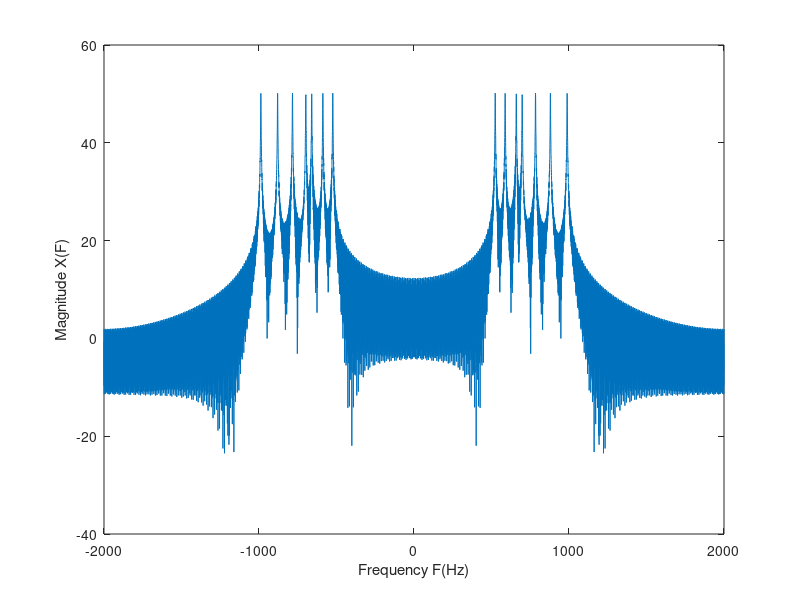
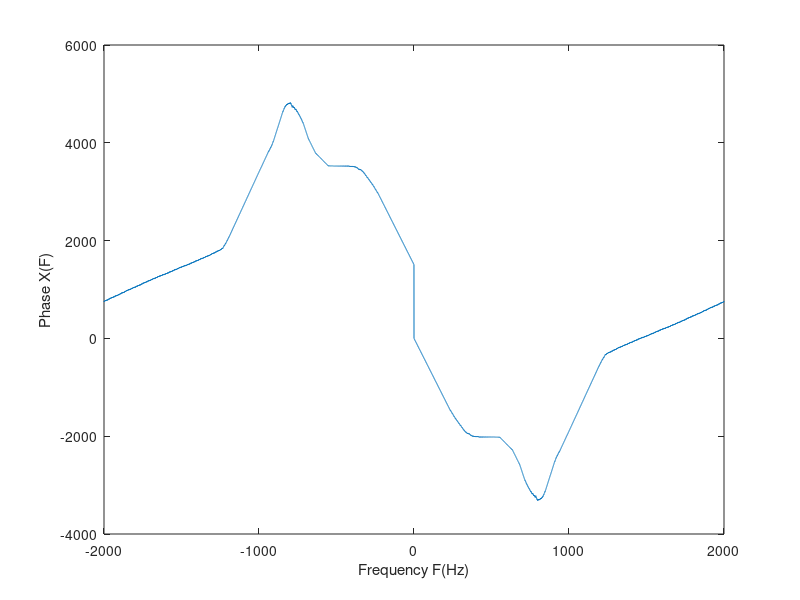

These figures' MATLAB source, in order: (Note: this script raises an error after producing the figures.)
% not our problem just to refer

%% Generate a Sequence of Musical Notes.
% Musical notes corresponding to the second octave starting with the note
% Do or C at 524 Hz, and ending with the note Ti or at 988 Hz are generated
% for one second, weighted with an exponentially decaying signal to model
% the attack and decay of musical instruments and sent to the sound card.

clear all
close all

%% Chose sampling frequency 
fSampling = 4000;

%% Create time Vector
tSampling = 1/fSampling;
t = 0:tSampling:0.5;

%% Set of note frequencies
fNote = [524 588 660 698 784 880 988];

%% Generate notes
Do = sin(2*pi*fNote(1)*t+2*pi*rand);%C
Re = sin(2*pi*fNote(2)*t+2*pi*rand);%D
Mi = sin(2*pi*fNote(3)*t+2*pi*rand);%E 
Fa = sin(2*pi*fNote(4)*t+2*pi*rand);%F
So = sin(2*pi*fNote(5)*t+2*pi*rand);%G
La = sin(2*pi*fNote(6)*t+2*pi*rand);%A
Ti = sin(2*pi*fNote(7)*t+2*pi*rand);%B

%% Weigh the notes
expWtCnst = 6;
expWt = exp(-abs(expWtCnst*t));
Do = Do.*expWt;
Re = Re.*expWt;
Mi = Mi.*expWt;
Fa = Fa.*expWt;
So = So.*expWt;
La = La.*expWt;
Ti = Ti.*expWt;

%% Generate note sequence
noteSequence = [Do Re Mi Fa So La Ti];

%% Listen to Notes
soundsc(noteSequence,fSampling)

%% Spectral Analysis
% Set frequency analysis parameters
nFFT = 2^14;
tuneF = fft(noteSequence,nFFT);
magTune = abs(tuneF);
phaseTune = angle(tuneF);
phaseTune = unwrap(phaseTune);
fSpacing = fSampling/nFFT;
fAxis = -fSampling/2:fSpacing:fSampling/2-fSpacing;
magTune = fftshift(magTune);
phaseTune = fftshift(phaseTune);

plot(fAxis,20*log10(magTune));
xlabel('Frequency F(Hz)')
ylabel('Magnitude X(F)')

figure
plot(fAxis,phaseTune);
xlabel('Frequency F(Hz)')
ylabel('Phase X(F)')
%% plot spectrogram
% figure
spectrogram(noteSequence,256,0,[],fSampling)
